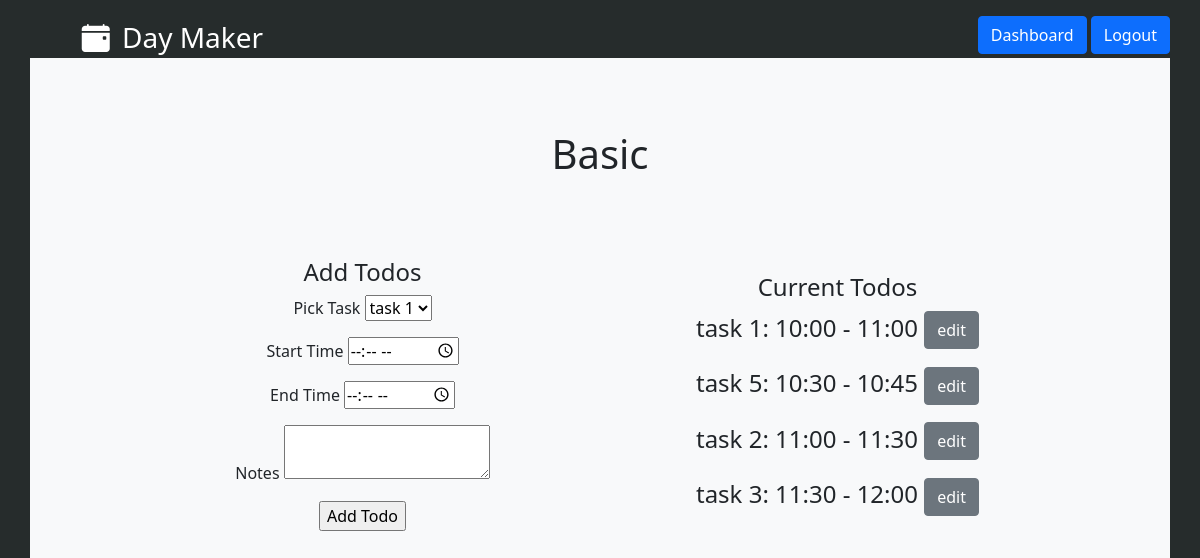
The page /edit_template/Basic (signed in) on the database as committed earlier.
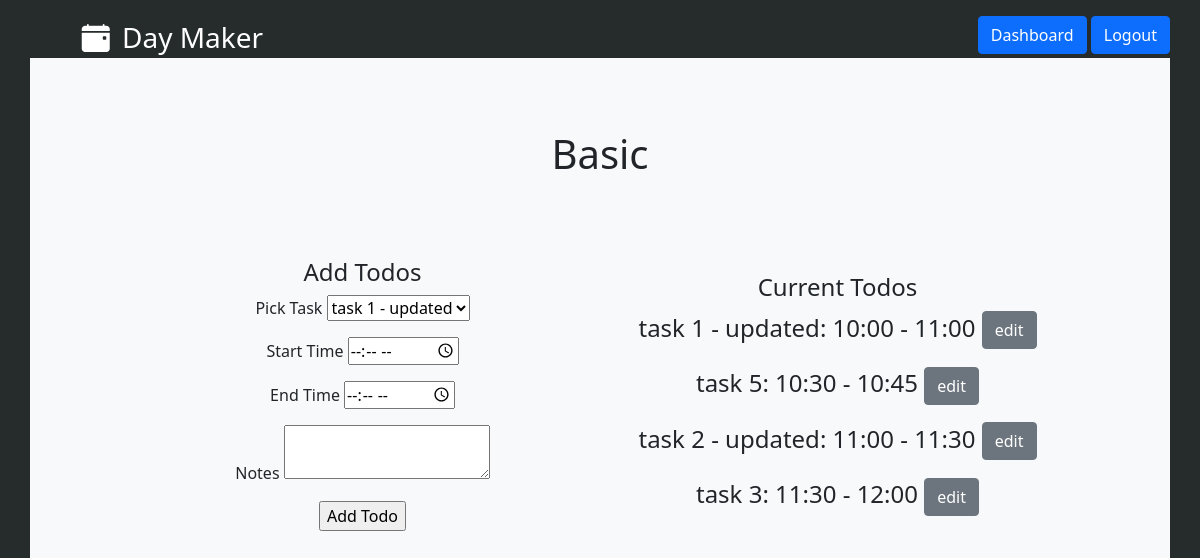
The same page on the database as committed later.
### models.py (models this page shows)
class Todo(db.Model):
    id = db.Column(db.Integer, primary_key = True)
    notes = db.Column(db.String(200))
    start_time = db.Column(db.Time)
    end_time = db.Column(db.Time)
    task_id = db.Column(db.Integer, db.ForeignKey('task.id'))
    template_id = db.Column(db.Integer, db.ForeignKey('template.id'))
    task = db.relationship('Task', overlaps="todos")

class Task(db.Model):
    id = db.Column(db.Integer, primary_key = True)
    title = db.Column(db.String(50), index = True)
    user_id = db.Column(db.Integer, db.ForeignKey('user.id'))
    todos = db.relationship('Todo', lazy='dynamic', cascade='all, delete, delete-orphan')

### routes.py (the view)
@app.route('/edit_template/<template>', methods=['GET', 'POST'])
@login_required
def edit_template(template):
    current_template = Template.query.filter_by(user_id=current_user.id, name=template).first()
    todos = Todo.query.filter_by(template_id=current_template.id).all()
    form = TodoForm()
    form.task.choices = [(task.id, task.title) for task in Task.query.filter_by(user_id=current_user.id).all()]
    if form.validate_on_submit():
      todo = Todo(notes=form.notes.data, start_time=form.start_time.data, end_time=form.end_time.data, task_id=form.task.data, template_id=current_template.id)
      db.session.add(todo)
      db.session.commit()
      flash('Todo successfully added')
      return redirect(url_for('edit_template', template=template))
    return render_template('edit_template.html', template=current_template, form=form, todos=todos)

### forms.py
class TodoForm(FlaskForm):
  notes = TextAreaField("Notes")
  start_time = TimeField("Start Time", validators=[DataRequired()])
  end_time = TimeField("End Time", validators=[DataRequired()])
  task = SelectField(u"Pick Task", coerce=int)
  submit = SubmitField("Add Todo")

### routes.py (called while the page is built)
@login_manager.user_loader
def load_user(id):
    return User.query.get(int(id))

### templates/edit_template.html (shortened to what this page needs)
{% extends 'base.html' %}
{% block content %}
    <div class="container h-100 bg-light">
        <div class="row justify-content-center align-items-center h-25">
            <div class="col-6 text-center">
                <h1>{{template.name}}</h1>
            </div>
        </div>
        <div class="row justify-content-center align-items-center mb-4">
            <div class="col-5 text-center">
                <h4>Add Todos</h4>
                <form action="/edit_template/{{template.name}}" method="POST">
                    <p>
                        {{ form.task.label }}
                        {{ form.task()}}
                    </p>
                    <p>
                        {{ form.start_time.label }}
                        {{ form.start_time()}}
                    </p>
                    <p>
                        {{ form.end_time.label }}
                        {{ form.end_time()}}
                    </p>
                    <p>
                        {{ form.notes.label }}
                        {{ form.notes()}}
                    </p>
                    <p> {{ form.submit() }} </p>
                </form>
            </div>
            <div class="col-5 text-center">
                <h4>Current Todos</h4>
                {% for todo in todos|sort(attribute='start_time') %}
                <p class="fs-4">{{ todo.task.title }}: {{ todo.start_time.strftime("%H:%M") }} - {{ todo.end_time.strftime("%H:%M") }} </h4>
                <a href="{{ url_for('edit_todo', todo_id=todo.id, todo=todo.task.title, template=template.name) }}" class="btn btn-secondary">edit</a>
                {% endfor %}
            </div>
        </div>
    </div>
{% endblock %}

Rows that differ between the two databases and show on the page:
changed through a linked row, Todo: task "task 1" → "task 1 - updated"
changed through a linked row, Todo: task "task 2" → "task 2 - updated"
Other text that changed with them:
form field task: "task 1" → "task 1 - updated"
